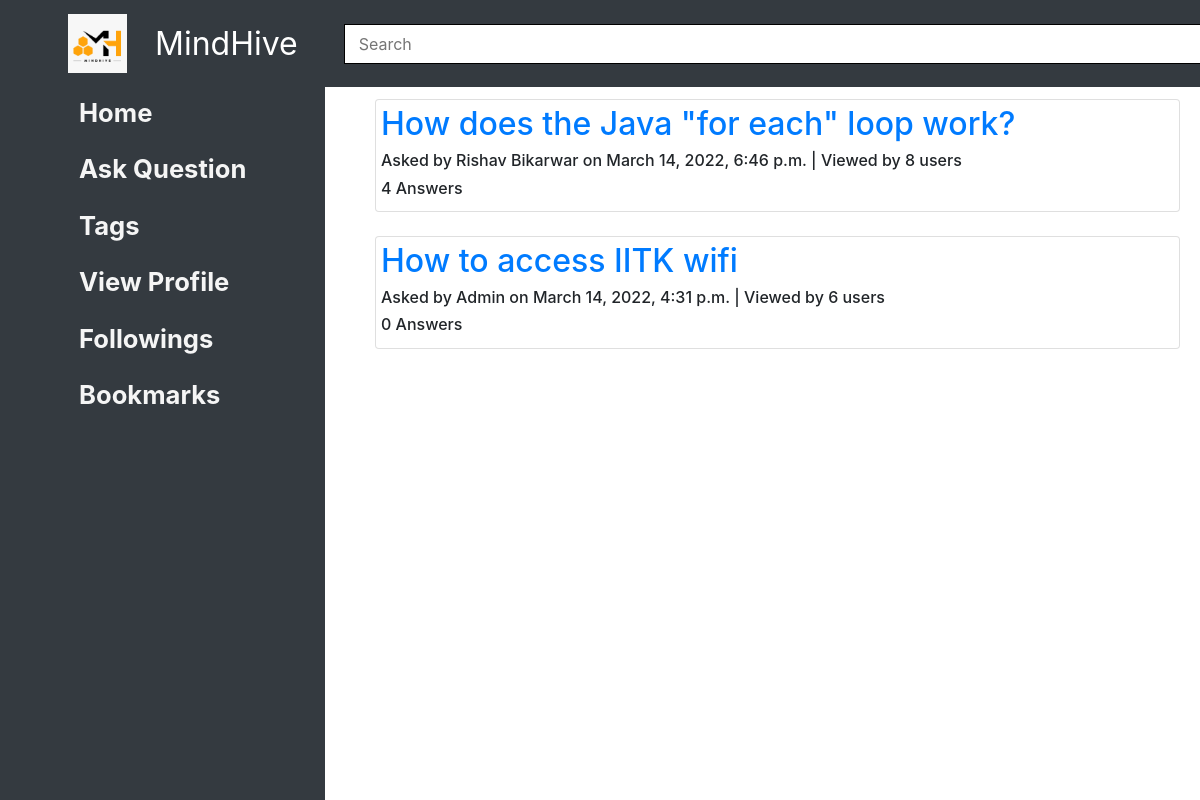
/home/bookmarks/ (signed in), run on the app's committed database.
### questions/models.py (models this page shows, shortened)
class Question(Content):
    title = models.CharField(max_length=200)
    tags = models.ManyToManyField(to='tags.Tag', blank=True)
    viewedBy = models.ManyToManyField(to='users.User', related_name='viewedBy', blank=True)
    class Meta:
        ordering = ['-pub_date']

### home/models.py (models this page shows, shortened)
class Content(models.Model):
    text = RichTextField()
    author = models.ForeignKey(to='users.User', on_delete=models.SET_NULL, related_name='author', null=True)
    anonymous = models.BooleanField(default=False)
    pub_date = models.DateTimeField('date published', default=datetime.now())
    likedBy = models.ManyToManyField(to='users.User', related_name='likedBy', blank=True)
    dislikedBy = models.ManyToManyField(to='users.User', related_name='dislikedBy', blank=True)
    def get_author_name(self):
        if self.anonymous:
            return 'Anonymous User'
        else:
            return self.author.name

### users/models.py (models this page shows, shortened)
class User(AbstractUser):
    username = models.CharField(max_length=20,blank=False)
    email = models.EmailField(
        verbose_name='email address',
        max_length=255,
        unique=True,
        blank=False,
    )
    name = models.CharField(max_length=20, blank=True, null=True)
    roll_no=models.CharField(max_length=8, blank=True, null=True)
    profile_image = models.ImageField(upload_to='profile_image', default='default.jpg')
    blocked = models.BooleanField(default=False)
    followingQuestions = models.ManyToManyField(to='questions.Question', related_name='users_following', blank=True)
    bookmarkQuestions = models.ManyToManyField(to='questions.Question', related_name='users_bookmarked', blank=True)
    favouriteTags = models.ManyToManyField(to='tags.Tag', blank=True)
    notifications = models.ManyToManyField(to='notifications.Notification', blank=True)
    objects = UserInfoManager()
    USERNAME_FIELD = 'email'
    REQUIRED_FIELDS = ['username' ]

### home/views.py (the view)
# urls.py: path('bookmarks/', views.bookView, name='bookmarks'),
def bookView(request):
    user = User.objects.filter(id = request.user.id).values_list('bookmarkQuestions')
    bookQuestions = Question.objects.filter(id__in = user).distinct()
    return render(request, 'home/bookmark_questions.html', {'questions':bookQuestions})

### home/templates/home/bookmark_questions.html
{% extends 'base.html' %}
{%block insert_content%}
<section>
  <div class="container">
    {% if questions %}
    {%for ques in questions%}
    <div class="card" style="padding:5px">
      <a href="{% url 'questions:view_question' question_id=ques.id %}">
        <h2>{{ques.title}}</h2>
      </a>
      <h6>Asked by {{ques.get_author_name}} on {{ques.pub_date}}
        | Viewed by {{ques.viewedBy.all.count}} users
      </h6>
      <h6>{{ques.answer_set.all.count}} Answers</h6>
    </div>
    <br />
    {%endfor%}
    {% else %}
    <h2>You haven't bookmarked any question.</h2>
    {% endif %}
  </div>
</section>
{%endblock%}

### static/css/master.css (style rules this page uses)
* { margin: 0; padding: 0; }
html { scroll-behavior: smooth; }
:root { --navbar-height: 59px; }
body { background-color: whitesmoke(214, 210, 210); }

### data on the page
Question: title "How does the Java \"for each\" loop work?", get_author_name "Rishav Bikarwar", pub_date "March 14, 2022, 6:46 p.m.", viewedBy.all.count "8", answer_set.all.count "4"
Question: title "How to access IITK wifi", get_author_name "Admin", pub_date "March 14, 2022, 4:31 p.m.", viewedBy.all.count "6", answer_set.all.count "0"
